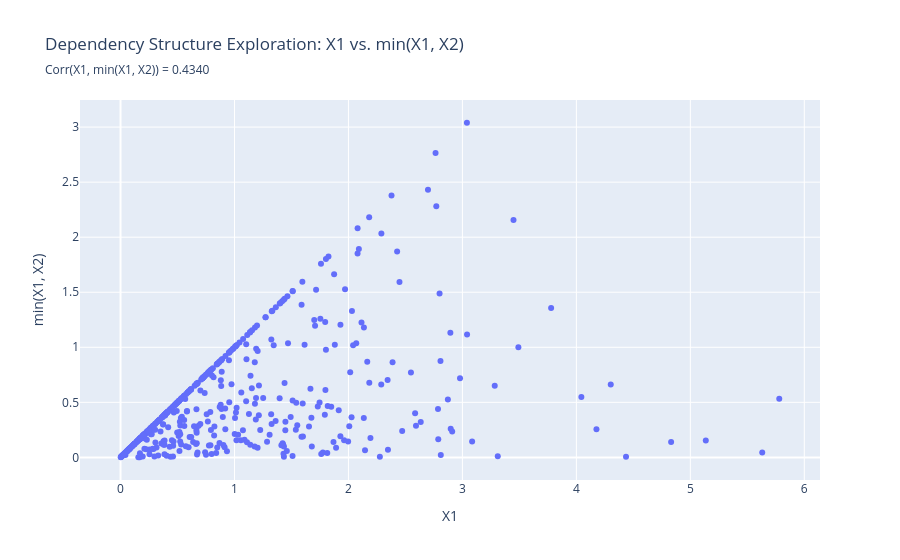

The code cell stored with this chart in its notebook:
### Markdown cell above
## (ii)

- Create two scatterplots to investigate (visually) if: 
    - (a) X1 is independent of min(X1,X2); 
    - (b) max(X1,X2) is independent of X1− X2. 
- Comment on how the scatterplots can inform you on ideas for a proof.

### Code cell
x = df['X1']
y = df['min(X1,X2)']

fig = px.scatter(
    x = x,
    y = y,
    title = 'Dependency Structure Exploration: X1 vs. min(X1, X2)',
    subtitle= f'Corr(X1, min(X1, X2)) = {np.corrcoef(x, y)[1,0]:0.4f}',
    labels = {'x': 'X1', 'y': 'min(X1, X2)'},
)
fig.show()

### Figure 1 — Plotly figure (JSON) as saved in the notebook; plotly's stock layout.template omitted (floating-point values rounded to 4 significant figures; data arrays with more than 128 entries replaced by an {"elided": "..."} marker saying what was removed)
{"data": [{"hovertemplate": "X1=%{x}<br>min(X1, X2)=%{y}<extra></extra>", "legendgroup": "", "marker": {"color": "#636efa", "symbol": "circle"}, "mode": "markers", "name": "", "orientation": "v", "showlegend": false, "type": "scatter", "x": {"elided": "500 float values"}, "xaxis": "x", "y": {"elided": "500 float values"}, "yaxis": "y"}], "layout": {"legend": {"tracegroupgap": 0}, "title": {"subtitle": {"text": "Corr(X1, min(X1, X2)) = 0.4340"}, "text": "Dependency Structure Exploration: X1 vs. min(X1, X2)"}, "xaxis": {"anchor": "y", "domain": [0, 1], "title": {"text": "X1"}}, "yaxis": {"anchor": "x", "domain": [0, 1], "title": {"text": "min(X1, X2)"}}}}
